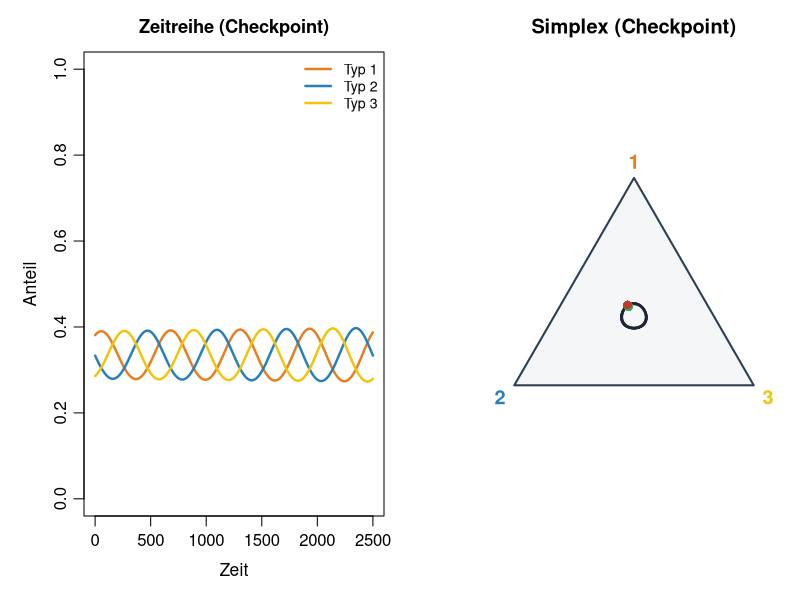

Write the R code that produced this figure.
# Recall figure for Woche 5: Checkpoint A Zeitreihe + Simplex
make_rps_A <- function(s, w) {
  matrix(c(1, w, s, s, 1, w, w, s, 1), 3, 3, byrow = TRUE)
}
next_rps <- function(N, r, A, C = 2) {
  sN <- sum(N)
  if (sN <= 0) return(N)
  p <- N / sN
  W <- C - as.numeric(A %*% p)
  Wbar <- sum(p * W)
  pmax(N + r * N * (W - Wbar), 0)
}
simulate_rps <- function(N0, r, A, T = 2000, C = 2) {
  n <- length(N0)
  N <- matrix(0, T + 1, n)
  N[1, ] <- N0
  for (t in 1:T) N[t + 1, ] <- next_rps(N[t, ], r, A, C)
  N
}
to_simplex_xy <- function(N) {
  s <- pmax(rowSums(N), 1e-12)
  f <- N / s
  cbind(x = f[, 1] * 0.5 + f[, 3] * 1, y = f[, 1] * (sqrt(3) / 2))
}

out <- "weeks/week-05/figs/checkpoint_rps_traj_simplex.png"
s <- 1.35
w <- 0.65
A <- make_rps_A(s, w)
N <- simulate_rps(c(40, 35, 30), r = 0.05, A = A, T = 2500)
cols <- c("#e67e22", "#2980b9", "#f1c40f")

png(out, width = 1400, height = 560, res = 160)
par(mfrow = c(1, 2), mar = c(4.2, 4.2, 2.6, 0.8), mgp = c(2.2, 0.7, 0))

pN <- N / rowSums(N)
matplot(
  0:(nrow(pN) - 1), pN,
  type = "l", lty = 1, lwd = 2.4, col = cols,
  xlab = "Zeit", ylab = "Anteil",
  main = "Zeitreihe (Checkpoint)", ylim = c(0, 1),
  cex.lab = 1.05, cex.main = 1.1
)
legend(
  "topright", c("Typ 1", "Typ 2", "Typ 3"),
  col = cols, lty = 1, lwd = 2.4, bty = "n", cex = 0.85
)

xy <- to_simplex_xy(N)
v1 <- c(0.5, sqrt(3) / 2)
v2 <- c(0, 0)
v3 <- c(1, 0)
plot(
  NA,
  xlim = c(-0.08, 1.08), ylim = c(-0.12, sqrt(3) / 2 + 0.1),
  asp = 1, axes = FALSE, xlab = "", ylab = "",
  main = "Simplex (Checkpoint)"
)
polygon(
  c(v1[1], v2[1], v3[1]), c(v1[2], v2[2], v3[2]),
  border = "#2c3e50", lwd = 2, col = "#f4f6f7"
)
text(v1[1], v1[2] + 0.07, "1", col = cols[1], font = 2, cex = 1.2)
text(v2[1] - 0.06, v2[2] - 0.05, "2", col = cols[2], font = 2, cex = 1.2)
text(v3[1] + 0.06, v3[2] - 0.05, "3", col = cols[3], font = 2, cex = 1.2)
n <- nrow(xy)
step <- max(1L, floor(n / 900))
idx <- seq(1L, n - 1L, by = step)
for (k in seq_along(idx)) {
  i <- idx[k]
  j <- if (k < length(idx)) idx[k + 1] else n
  a <- 0.15 + 0.75 * (i / n)
  segments(
    xy[i, 1], xy[i, 2], xy[j, 1], xy[j, 2],
    col = rgb(0.12, 0.15, 0.22, a), lwd = 1.7
  )
}
points(xy[1, 1], xy[1, 2], pch = 16, col = "#27ae60", cex = 1.3)
points(xy[n, 1], xy[n, 2], pch = 16, col = "#c0392b", cex = 1.2)
dev.off()
message("wrote ", out)
